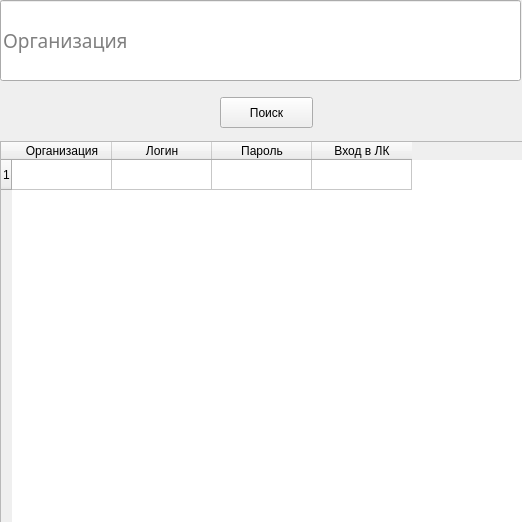
<?xml version="1.0" encoding="UTF-8"?>
<ui version="4.0">
 <class>Form</class>
 <widget class="QWidget" name="Form">
  <property name="windowModality">
   <enum>Qt::WindowModal</enum>
  </property>
  <property name="geometry">
   <rect>
    <x>0</x>
    <y>0</y>
    <width>522</width>
    <height>522</height>
   </rect>
  </property>
  <property name="sizePolicy">
   <sizepolicy hsizetype="Fixed" vsizetype="Fixed">
    <horstretch>0</horstretch>
    <verstretch>0</verstretch>
   </sizepolicy>
  </property>
  <property name="minimumSize">
   <size>
    <width>522</width>
    <height>522</height>
   </size>
  </property>
  <property name="maximumSize">
   <size>
    <width>522</width>
    <height>522</height>
   </size>
  </property>
  <property name="windowTitle">
   <string>Form</string>
  </property>
  <widget class="QLineEdit" name="lineFnd">
   <property name="geometry">
    <rect>
     <x>0</x>
     <y>0</y>
     <width>521</width>
     <height>81</height>
    </rect>
   </property>
   <property name="minimumSize">
    <size>
     <width>521</width>
     <height>0</height>
    </size>
   </property>
   <property name="maximumSize">
    <size>
     <width>521</width>
     <height>16777215</height>
    </size>
   </property>
   <property name="font">
    <font>
     <family>Yu Gothic UI Light</family>
     <pointsize>14</pointsize>
    </font>
   </property>
   <property name="text">
    <string/>
   </property>
   <property name="cursorPosition">
    <number>0</number>
   </property>
   <property name="placeholderText">
    <string>Организация</string>
   </property>
  </widget>
  <widget class="QPushButton" name="FndBtn">
   <property name="geometry">
    <rect>
     <x>220</x>
     <y>97</y>
     <width>93</width>
     <height>31</height>
    </rect>
   </property>
   <property name="text">
    <string>Поиск</string>
   </property>
  </widget>
  <widget class="QTableWidget" name="tableWidget">
   <property name="geometry">
    <rect>
     <x>0</x>
     <y>141</y>
     <width>551</width>
     <height>431</height>
    </rect>
   </property>
   <property name="font">
    <font>
     <family>Yu Gothic UI</family>
    </font>
   </property>
   <property name="rowCount">
    <number>1</number>
   </property>
   <property name="columnCount">
    <number>4</number>
   </property>
   <row/>
   <column>
    <property name="text">
     <string>Организация</string>
    </property>
   </column>
   <column>
    <property name="text">
     <string>Логин</string>
    </property>
   </column>
   <column>
    <property name="text">
     <string>Пароль</string>
    </property>
   </column>
   <column>
    <property name="text">
     <string>Вход в ЛК</string>
    </property>
   </column>
  </widget>
 </widget>
 <resources/>
 <connections/>
</ui>
